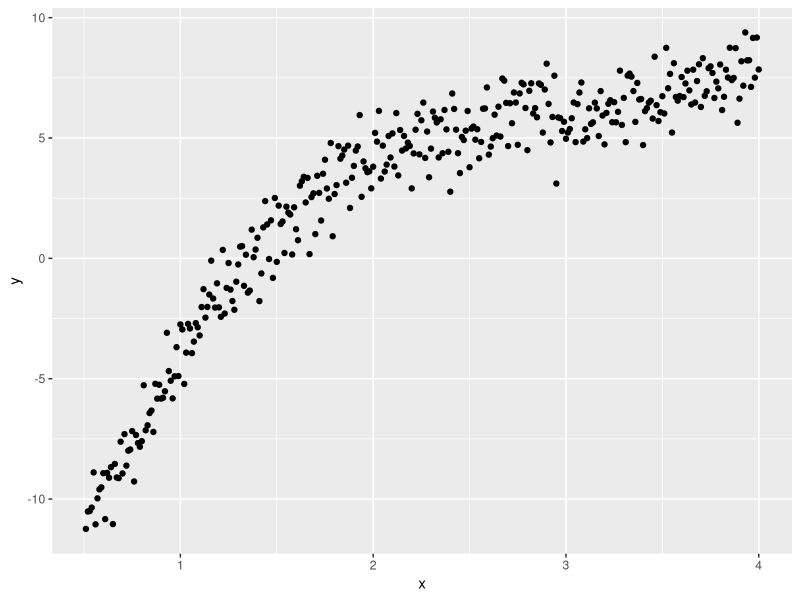
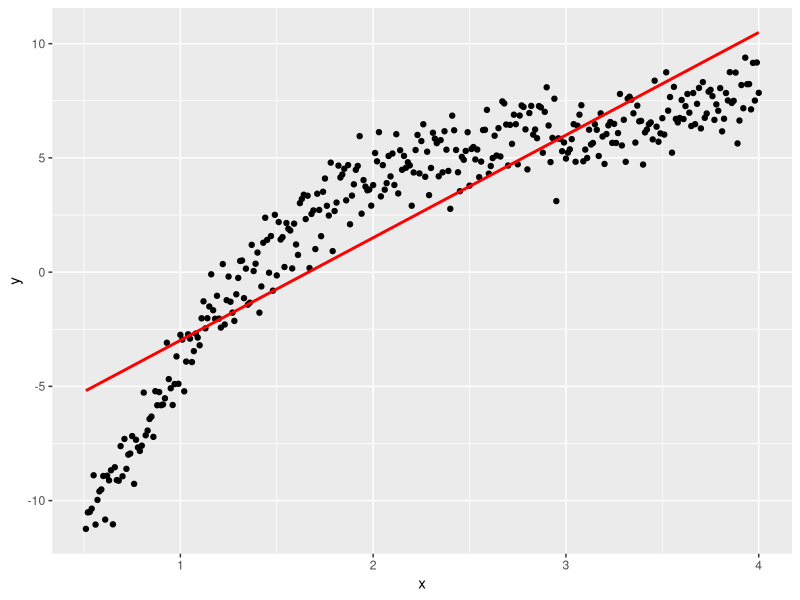
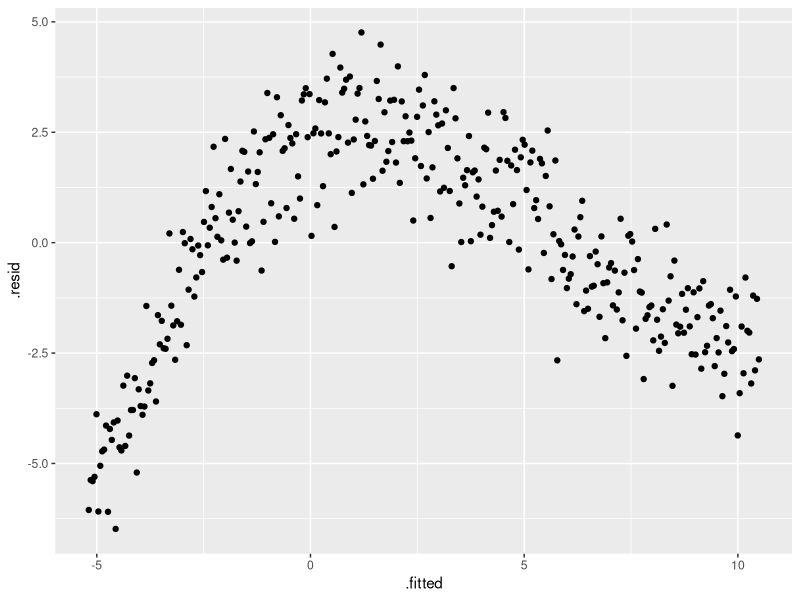
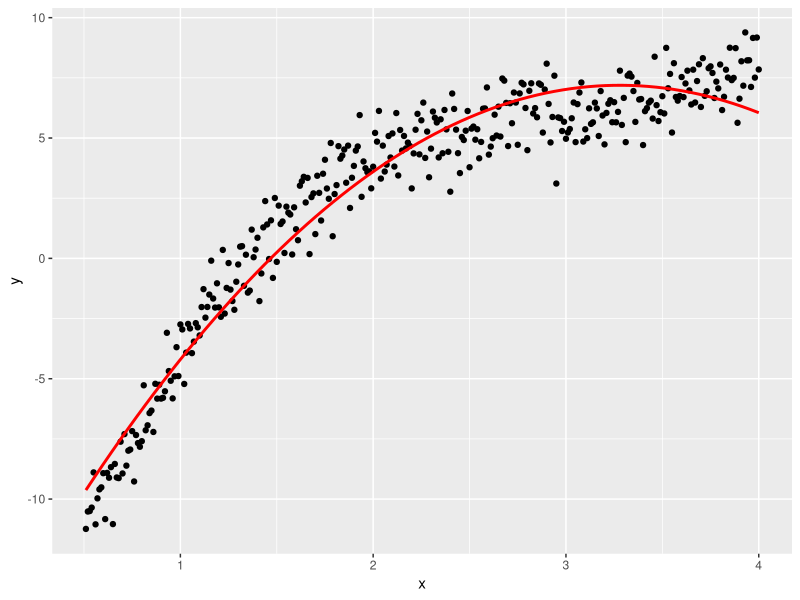
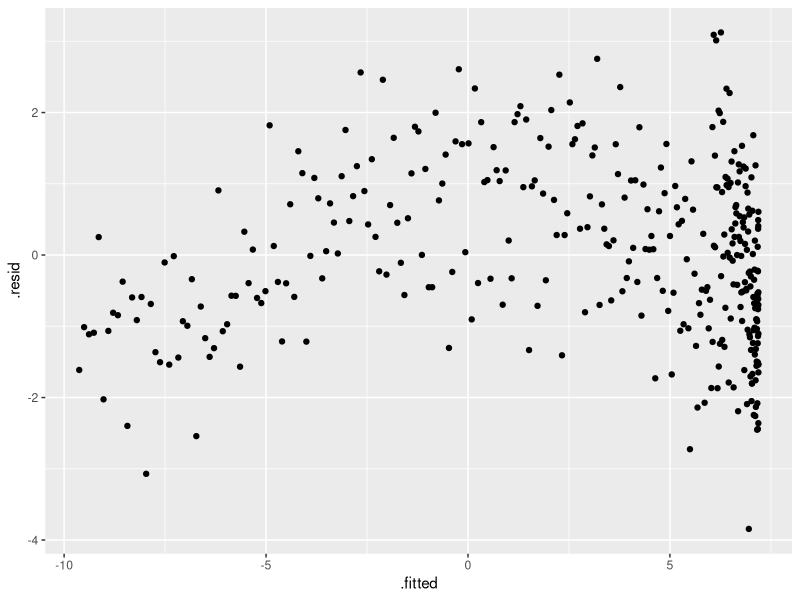
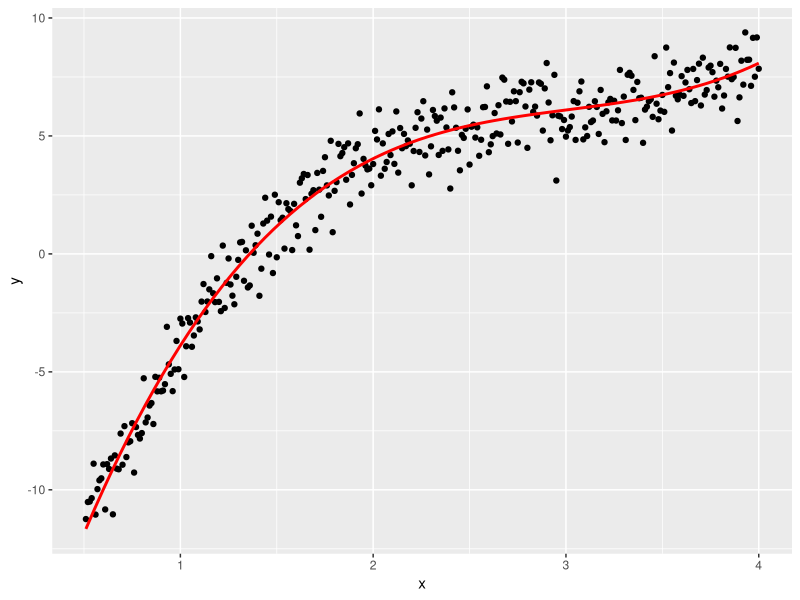
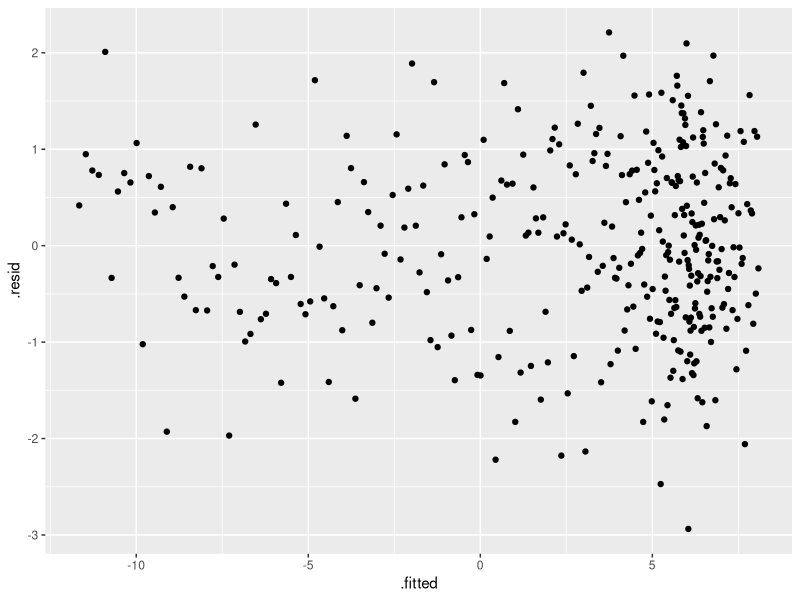
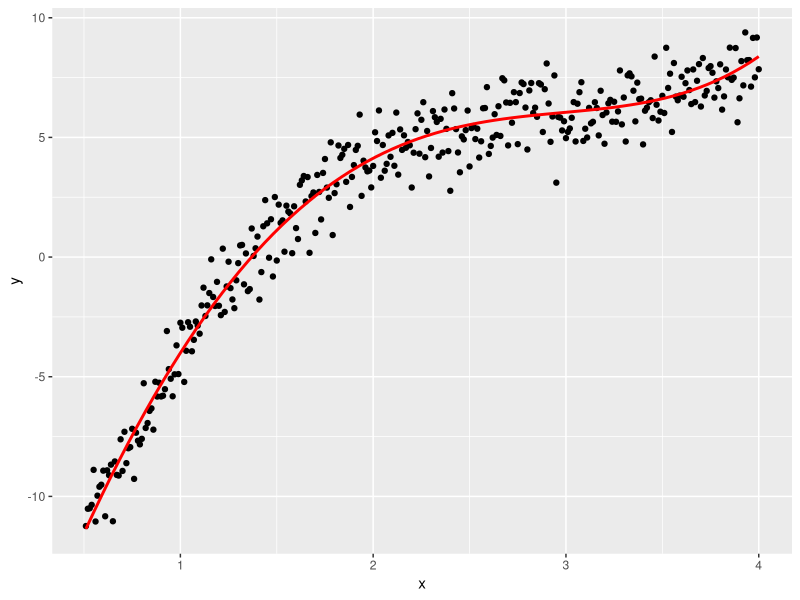

R code for these plots, in order:
## ---- chunk 1
knitr::opts_chunk$set(echo=FALSE)
library(dplyr)
data(trees)
## ---- chunk 2
library(dplyr)
library(ggplot2)
x <- 51:400/100
y <- x^3 - 9*x^2 + 28*x - 24 + rnorm(length(x))
poly_data <- data_frame(x=x, y=y)
poly_data %>% 
  ggplot(aes(x=x, y=y)) + geom_point()

poly1 <- lm(y ~ x, poly_data)
poly2 <- lm(y ~ x + I(x^2), poly_data)
poly3 <- lm(y ~ x + I(x^2) + I(x^3), poly_data)
poly4 <- lm(y ~ x + I(x^2) + I(x^3) + I(x^4), poly_data)
poly5 <- lm(y ~ x + I(x^2) + I(x^3) + I(x^4) + I(x^5), poly_data)
## ---- chunk 3
library(broom)
library(knitr)
tidy(poly1)
glance(poly1)[1]
## ---- chunk 4
poly_data %>% 
  ggplot(aes(x=x, y=y)) + geom_point() +
  geom_smooth(method="lm", formula = formula(poly1), se=FALSE, color="red")
## ---- chunk 5
poly1 %>% 
  ggplot(aes(x=.fitted, y=.resid)) + geom_point()
## ---- chunk 6
library(broom)
tidy(poly2)
glance(poly2)[1]
## ---- chunk 7
poly_data %>% 
  ggplot(aes(x=x, y=y)) + geom_point() +
  geom_smooth(method="lm", formula = formula(poly2), se=FALSE, color="red")
## ---- chunk 8
poly2 %>% 
  ggplot(aes(x=.fitted, y=.resid)) + geom_point()
## ---- chunk 9
library(broom)
tidy(poly3)
glance(poly3)[1]
## ---- chunk 10
poly_data %>% 
  ggplot(aes(x=x, y=y)) + geom_point() +
  geom_smooth(method="lm", formula = formula(poly3), se=FALSE, color="red")
## ---- chunk 11
poly3 %>% 
  ggplot(aes(x=.fitted, y=.resid)) + geom_point()
## ---- chunk 12
library(broom)
tidy(poly4)
glance(poly4)[1]
## ---- chunk 13
poly_data %>% 
  ggplot(aes(x=x, y=y)) + geom_point() +
  geom_smooth(method="lm", formula = formula(poly4), se=FALSE, color="red")
## ---- chunk 14
poly4 %>% 
  ggplot(aes(x=.fitted, y=.resid)) + geom_point()
## ---- chunk 15
library(broom)
tidy(poly5)
glance(poly5)[1]
## ---- chunk 16
poly_data %>% 
  ggplot(aes(x=x, y=y)) + geom_point() +
  geom_smooth(method="lm", formula = formula(poly5), se=FALSE, color="red")
## ---- chunk 17
poly5 %>% 
  ggplot(aes(x=.fitted, y=.resid)) + geom_point()
## ---- chunk 18
anova_table <- function(lmo) {
  tidy(anova(lmo)) %>%
    mutate(regr=df==1) %>% 
    group_by(regr) %>% 
    summarize(df=sum(df), sumsq=sum(sumsq)) %>% arrange(-regr) -> lmo_2
  
  lmo_2$ms <- lmo_2$sumsq/lmo_2$df
  names(lmo_2)[1] <- "source"
  lmo_2$source <- c("Regression", "Error")
  lmo_2$F <- c(exp(-diff(log(lmo_2$ms))), NA)
  lmo_2$"p-value" <- pf(lmo_2$F, lmo_2$df[1], lmo_2$df[2], lower.tail = FALSE)
  return(lmo_2)
}

## ---- chunk 19
library(xtable)
print.xtable(xtable(anova_table(poly3),), "HTML", include.rownames=FALSE)
## ---- chunk 20
library(xtable)
print.xtable(xtable(anova_table(poly5),), "HTML", include.rownames=FALSE)
## ---- chunk 21
print.xtable(xtable(cor(cbind(x, x^2, x^3, x^4, x^5)), digits=5), "HTML",
             include.rownames = FALSE, include.colnames = FALSE)
